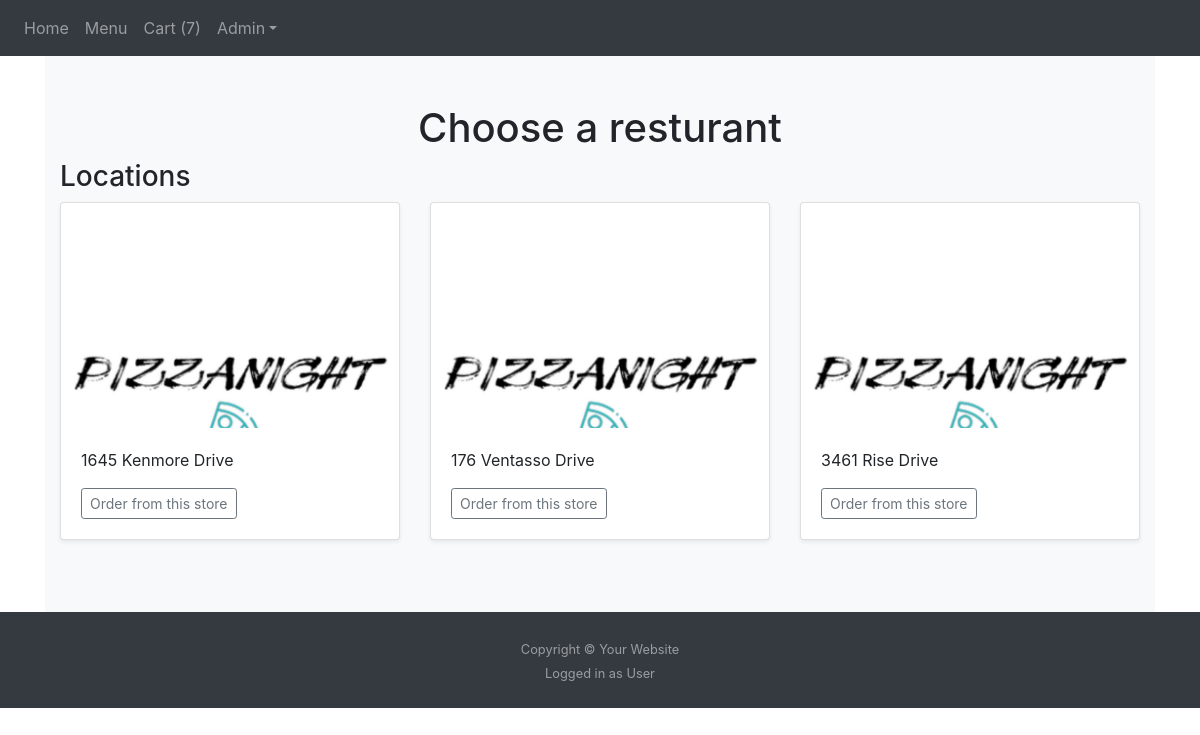
Page /start-order (signed in) on the committed database.
### website/models.py (models this page shows)
class Store(db.Model, UserMixin): # login for storefront section of website
    id = db.Column(db.Integer, primary_key=True)
    email = db.Column(db.String(150), unique=True) # store contact info
    password = db.Column(db.String(150))
    phone = db.Column(db.String(150)) # store contact info
    address = db.Column(db.String(150)) # helps with user ordering delivery
    open = db.Column(db.Integer) # tells customer side of website when resturant is accepting online orders

### website/views.py (the view)
@views.route('/start-order', methods = ['POST', 'GET'])
def start_order():
    return render_template('start-order.html', user=current_user, rows = getItemsInCart(), stores=get_stores())

### website/getters.py (called while the page is built)
def get_stores():
  ids = [id[0] for id in Store.query.with_entities(Store.id).all()]
  all_stores = []
  for id in ids:
    store = Store.query.filter_by(id=id).first()
    grabber = {'id': 0, 'first_name': '', 'email': 0, 'password': '', 'phone': ''}
    grabber['id'] = store.id
    grabber['first_name'] = store.address
    grabber['email'] = store.email
    grabber['password'] = store.password
    grabber['phone'] = store.phone
    all_stores.append(grabber)
  return all_stores

def getItemsInCart():
    rows = Cart.query.filter(Cart.id).count()
    return rows

### website/templates/start-order.html
{% extends "base.html" %} {% block title %}Current Orders{% endblock %}
{% block cart %}{{rows}}{% endblock %}
{% block content%}
<div class="album py-5 bg-light">
    <h1 align="center">Choose a resturant</h1>
    <div class="container">
      <h3>Locations</h3>
      <div class="row">
        {% for a_store in stores %}
        <div class="col-md-4">
          <div class="card mb-4 shadow-sm">
            <svg class="bd-placeholder-img card-img-top" width="100%" height="225">
              <image width="100%" height="405"
                 class="eq__NEcontainer__currentAlarmAction"
                 xlink:href="../static/pictures/logo.png"></image>
              <rect width="100%" height="405" class="eq__NEcontainer__currentAlarmAction"
            style="fill:url(#godhelpme);">
            </svg>
            <div class="card-body">
              <p class="card-text">{{a_store.first_name}}</p>
              <div class="d-flex justify-content-between align-items-center">
                <div class="btn-group">
                  <a href="{{ url_for ('views.order_type', id=a_store.id) }}"><button type="button" class="btn btn-sm btn-outline-secondary">Order from this store</button></a>
                </div>
              </div>
            </div>
          </div>
        </div>
        {% endfor %}
      </div>
    </div>
</div>
{% endblock %}

### website/static/base.css (style rules this page uses)
html, body { height: 100%; }

### rows in the picture
Store: first_name "1645 Kenmore Drive"
Store: first_name "176 Ventasso Drive"
Store: first_name "3461 Rise Drive"

### other values in the picture
{{ rows }} "7"
{{ user.__class__.__name__ }} "User"
